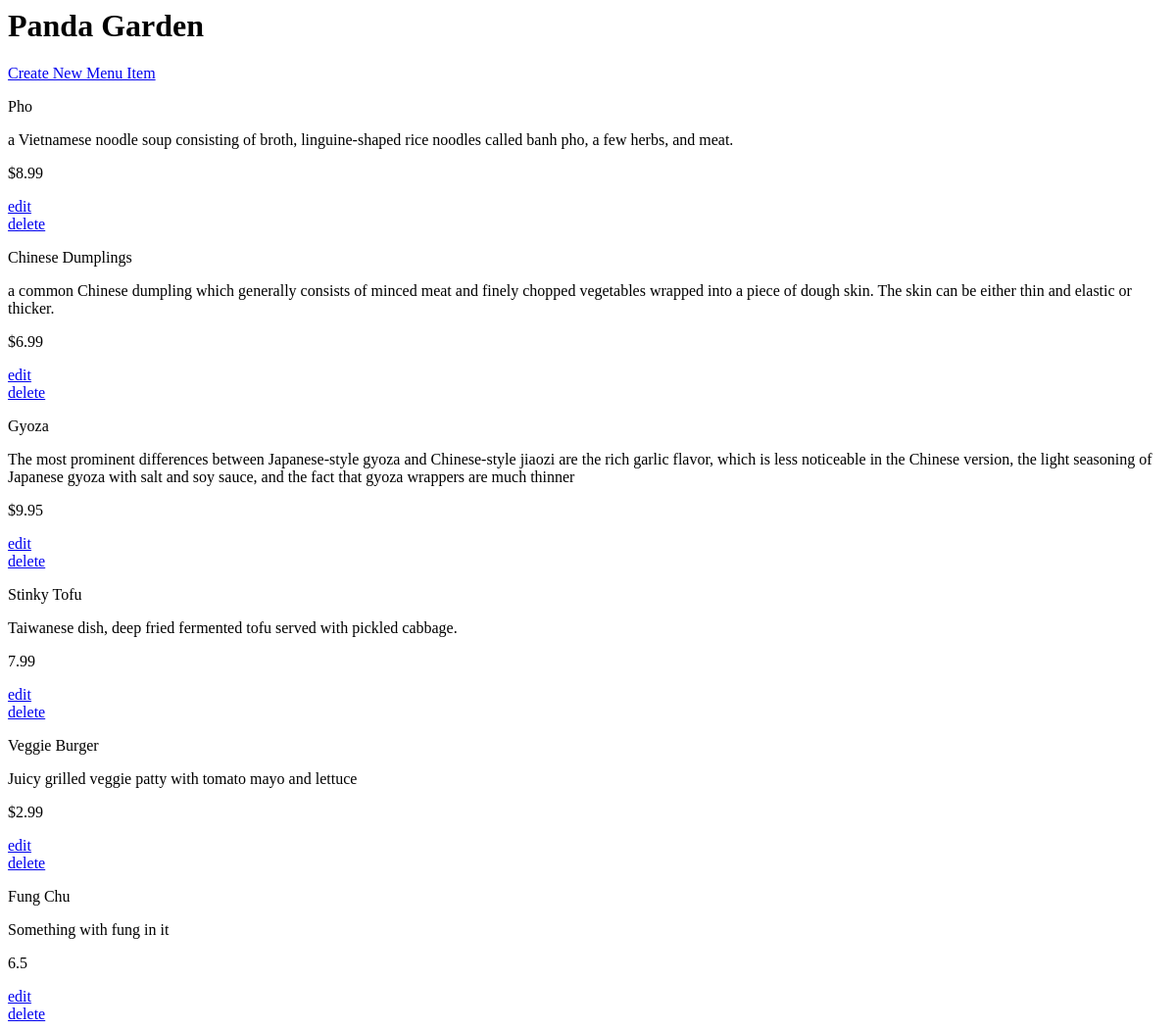
/restaurants/3/, run on an earlier commit of the app's database.
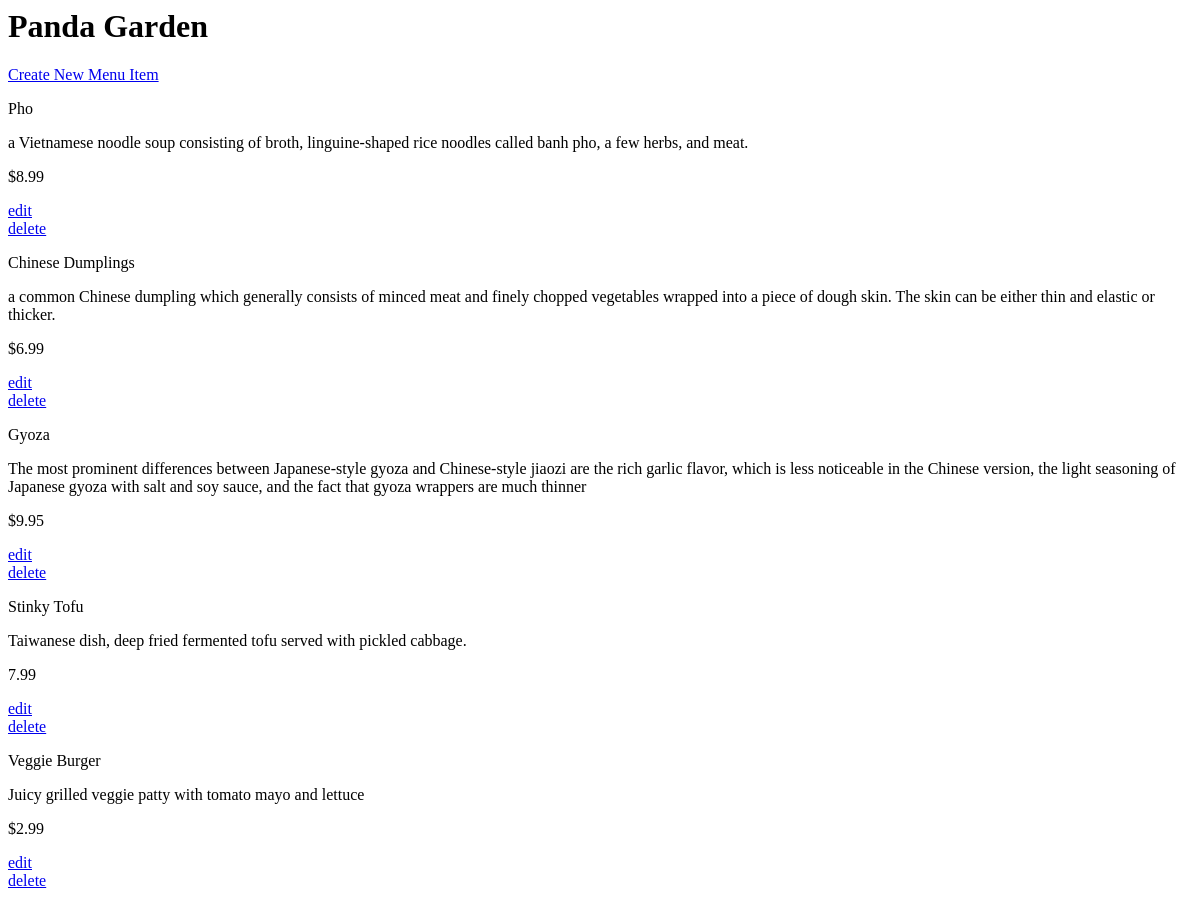
And on a later commit of the database.
### database_setup.py (models this page shows)
class Restaurant(Base):
    __tablename__ = 'restaurant'
    name = Column(String(80), nullable = False)
    id = Column(Integer, primary_key = True)

class MenuItem(Base):
    __tablename__ = 'menu_item'
    name = Column(String(80), nullable = False)
    id = Column(Integer, primary_key = True)
    course = Column(String(250))
    description = Column(String(250))
    price = Column(String(8))
    restaurant_id = Column(Integer, ForeignKey('restaurant.id'))
    restaurant = relationship(Restaurant)

### project.py (the view)
@app.route('/')
@app.route('/restaurants/<int:restaurant_id>/')
def restaurantMenu(restaurant_id = None):
    restaurant = session.query(Restaurant).filter_by(id = restaurant_id).first()
    if restaurant:
        items = session.query(MenuItem).filter_by(restaurant_id = restaurant.id)
        return render_template('menu.html', restaurant=restaurant, items=items)
    else:
        output = ''
        output += "<html><head><title>List Menu Items</title></head><body>"
        output += "<h2>No restaurant data found for ID#{0}</h2></body>".format(restaurant_id)
        return output

### templates/menu.html (shortened to what this page needs)
<html>
<body>
    <h1>{{restaurant.name}}</h1>
    <a href='{{url_for("newMenuItem", restaurant_id = restaurant.id) }}'>Create New Menu Item</a>
    {% for i in items %}
        <div>
            <p>{{i.name}}</p>
            <p>{{i.description}}</p>
            <p>{{i.price}} </p>
        </div>
        <div>
            <a href='{{url_for("editMenuItem", restaurant_id = restaurant.id, menu_id = i.id) }}'>edit</a>
            <a href='{{url_for("deleteMenuItem", restaurant_id = restaurant.id, menu_id = i.id ) }}'>delete</a>
        </div>
    {% endfor %}
</body>
</html>

What changed in the data, as far as the page shows it:
removed MenuItem: name "Fung Chu", description "Something with fung in it", price "6.5"
